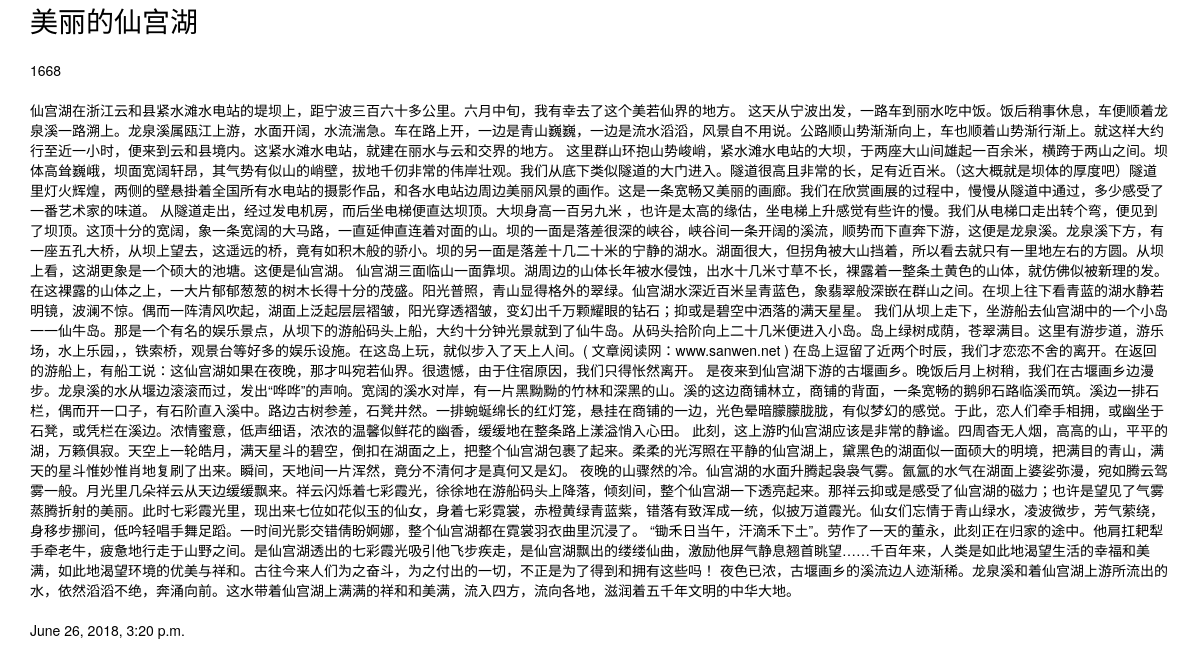
The page /blog/title/1/ on the database its author committed.
### blog/models.py (models this page shows, shortened)
class BlogArticles(models.Model):
    title = models.CharField(max_length=300)
    author = models.ForeignKey(User,on_delete=models.CASCADE,related_name="blog_posts")
    body = models.TextField()
    publish = models.DateTimeField(default=timezone.now)
    class Mete:
        ordering = ("-publish",)

### blog/views.py (the view)
# urls.py: path('title/<int:id>/',views.blog_article,name='article')
def blog_article(request,id):
    article = get_object_or_404(BlogArticles,id = id)
    return render(request,'blog/article.html',{'article':article})

### templates/blog/article.html (shortened to what this page needs)
{% extends 'base.html' %}
{% block content %}
    <div>
        <h1>{{ article.title }}</h1>
    </div>
    <br>
    <div>
        <h5>{{ article.author }}</h5>
         <br>
        {{ article.body }}
        <br>
        <br>
        {{ article.publish }}
    </div>
{% endblock %}

### templates/base.html (shortened to what this page needs)
<!DOCTYPE html>
<html lang="en">
<head>
    {% load static %}
    <link rel="stylesheet" href="{% static 'layui/css/layui.css' %}">
</head>
<body>
    <div class="layui-container">
        {% block content %}
        {% endblock %}
    </div>
</body>
</html>

### static/layui/css/layui.css (style rules this page uses)
h1,h2,h3,h4,h5,h6 { font-weight:400 }
blockquote,body,button,dd,div,dl,dt,form,h1,h2,h3,h4,h5,h6,input,li,ol,p,pre,td,textarea,th,ul { margin:0;padding:0;-webkit-tap-highlight-color:rgba(0,0,0,0) }
h4,h5,h6 { font-size:100% }
body { line-height:24px;font:14px Helvetica Neue,Helvetica,PingFang SC,\5FAE\8F6F\96C5\9ED1,Tahoma,Arial,sans-serif }
.layui-container { position:relative;margin:0 auto;padding:0 15px;box-sizing:border-box }
@media screen and (min-width:768px) { .layui-container { width:750px } }
@media screen and (min-width:992px) { .layui-container { width:970px } }
@media screen and (min-width:1200px) { .layui-container { width:1170px } }

### rows shown on the page
BlogArticles: title "美丽的仙宫湖", author "1668", body "仙宫湖在浙江云和县紧水滩水电站的堤坝上，距宁波三百六十多公里。六月中旬，我有幸去了这个美若仙界的地方。 这天从宁波出发，一路车到丽水吃中饭。饭后稍事休息，车便顺着龙泉溪一路溯上。龙泉溪属瓯江上游，水面开阔，水流湍急。车在路上开，一边是青山巍巍，一边是流水滔滔，风景自不用说。公路顺山势渐渐向上，车也顺着山势渐行渐上。就这样大约行至近一小时，便来到云和县境内。这紧水滩水电站，就建在丽水与云和交界的地方。 这里群山环抱山势峻峭，紧水滩水电站的大坝，于两座大山间雄起一百余米，横跨于两山之间。坝体高耸巍峨，坝面宽阔轩昂，其气势有似山的峭壁，拔地千仞非常的伟岸壮观。我们从底下类似隧道的大门进入。隧道很高且非常的长，足有近百米。（这大概就是坝体的厚度吧）隧道里灯火辉煌，两侧的壁悬掛着全国所有水电站的摄影作品，和各水电站边周边美丽风景的画作。这是一条宽畅又美丽的画廊。我们在欣赏画展的过程中，慢慢从隧道中通过，多少感受了一番艺术家的味道。 从隧道走出，经过发电机房，而后坐电梯便直达坝顶。大坝身高一百另九米 ，也许是太高的缘估，坐电梯上升感觉有些许的慢。我们从电梯口走出转个弯，便见到了坝顶。这顶十分的宽阔，象一条宽阔的大马路，一直延伸直连着对面的山。坝的一面是落差很深的峡谷，峡谷间一条开阔的溪流，顺势而下直奔下游，这便是龙泉溪。龙泉溪下方，有一座五孔大桥，从坝上望去，这遥远的桥，竟有如积木般的骄小。坝的另一面是落差十几二十米的宁静的湖水。湖面很大，但拐角被大山挡着，所以看去就只有一里地左右的方圆。从坝上看，这湖更象是一个硕大的池塘。这便是仙宫湖。…", publish "June 26, 2018, 3:20 p.m."
